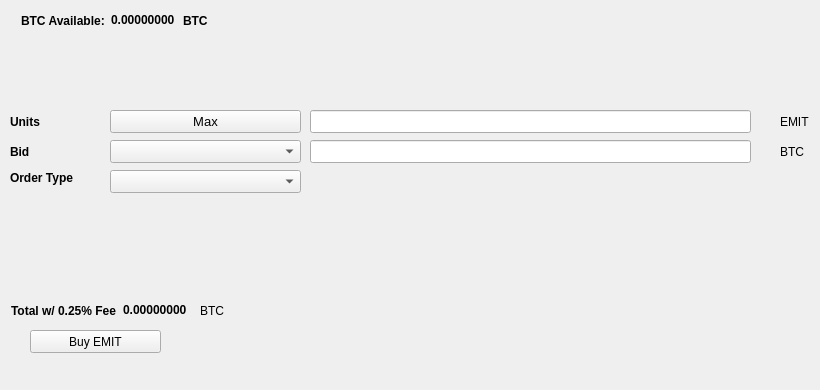
   <widget class="QWidget" name="BuyTab">
    <attribute name="title">
     <string>Buy</string>
    </attribute>
    <widget class="QPushButton" name="BuyEMIT">
     <property name="geometry">
      <rect>
       <x>30</x>
       <y>330</y>
       <width>131</width>
       <height>23</height>
      </rect>
     </property>
     <property name="text">
      <string>Buy EMIT</string>
     </property>
     <property name="icon">
      <iconset resource="../emit.qrc">
       <normaloff>:/icons/bitcoin</normaloff>:/icons/bitcoin</iconset>
     </property>
    </widget>
    <widget class="QLabel" name="label_3">
     <property name="geometry">
      <rect>
       <x>10</x>
       <y>110</y>
       <width>46</width>
       <height>23</height>
      </rect>
     </property>
     <property name="font">
      <font>
       <weight>75</weight>
       <bold>true</bold>
      </font>
     </property>
     <property name="text">
      <string>Units</string>
     </property>
    </widget>
    <widget class="QLineEdit" name="UnitsInput">
     <property name="geometry">
      <rect>
       <x>310</x>
       <y>110</y>
       <width>441</width>
       <height>23</height>
      </rect>
     </property>
     <property name="font">
      <font>
       <pointsize>9</pointsize>
       <weight>75</weight>
       <bold>true</bold>
      </font>
     </property>
    </widget>
    <widget class="QLineEdit" name="BuyBidPriceEdit">
     <property name="geometry">
      <rect>
       <x>310</x>
       <y>140</y>
       <width>441</width>
       <height>23</height>
      </rect>
     </property>
     <property name="font">
      <font>
       <pointsize>9</pointsize>
       <weight>75</weight>
       <bold>true</bold>
      </font>
     </property>
    </widget>
    <widget class="QLabel" name="label_4">
     <property name="geometry">
      <rect>
       <x>780</x>
       <y>110</y>
       <width>31</width>
       <height>23</height>
      </rect>
     </property>
     <property name="text">
      <string>EMIT</string>
     </property>
    </widget>
    <widget class="QLabel" name="label_5">
     <property name="geometry">
      <rect>
       <x>780</x>
       <y>140</y>
       <width>31</width>
       <height>23</height>
      </rect>
     </property>
     <property name="text">
      <string>BTC</string>
     </property>
    </widget>
    <widget class="QLabel" name="label_6">
     <property name="geometry">
      <rect>
       <x>10</x>
       <y>140</y>
       <width>46</width>
       <height>23</height>
      </rect>
     </property>
     <property name="font">
      <font>
       <weight>75</weight>
       <bold>true</bold>
      </font>
     </property>
     <property name="text">
      <string>Bid</string>
     </property>
    </widget>
    <widget class="QLabel" name="label_7">
     <property name="geometry">
      <rect>
       <x>10</x>
       <y>170</y>
       <width>91</width>
       <height>16</height>
      </rect>
     </property>
     <property name="font">
      <font>
       <weight>75</weight>
       <bold>true</bold>
      </font>
     </property>
     <property name="text">
      <string>Order Type</string>
     </property>
    </widget>
    <widget class="QPushButton" name="Buy_Max_Amount">
     <property name="geometry">
      <rect>
       <x>110</x>
       <y>110</y>
       <width>191</width>
       <height>23</height>
      </rect>
     </property>
     <property name="font">
      <font>
       <pointsize>10</pointsize>
      </font>
     </property>
     <property name="text">
      <string>Max</string>
     </property>
    </widget>
    <widget class="QComboBox" name="BuyBidcomboBox">
     <property name="geometry">
      <rect>
       <x>110</x>
       <y>140</y>
       <width>191</width>
       <height>23</height>
      </rect>
     </property>
     <property name="font">
      <font>
       <pointsize>10</pointsize>
      </font>
     </property>
    </widget>
    <widget class="QComboBox" name="buyOrdertypeCombo">
     <property name="geometry">
      <rect>
       <x>110</x>
       <y>170</y>
       <width>191</width>
       <height>23</height>
      </rect>
     </property>
     <property name="font">
      <font>
       <pointsize>10</pointsize>
      </font>
     </property>
    </widget>
    <widget class="QWidget" name="layoutWidget1">
     <property name="geometry">
      <rect>
       <x>21</x>
       <y>11</y>
       <width>227</width>
       <height>19</height>
      </rect>
     </property>
     <layout class="QHBoxLayout" name="horizontalLayout_3">
      <item>
       <widget class="QLabel" name="label232">
        <property name="font">
         <font>
          <weight>75</weight>
          <bold>true</bold>
         </font>
        </property>
        <property name="text">
         <string>BTC Available:</string>
        </property>
       </widget>
      </item>
      <item>
       <widget class="QLabel" name="BtcAvailableLbl">
        <property name="palette">
         <palette>
          <active>
           <colorrole role="WindowText">
            <brush brushstyle="SolidPattern">
             <color alpha="255">
              <red>0</red>
              <green>0</green>
              <blue>0</blue>
             </color>
            </brush>
           </colorrole>
           <colorrole role="Button">
            <brush brushstyle="SolidPattern">
             <color alpha="255">
              <red>0</red>
              <green>170</green>
              <blue>0</blue>
             </color>
            </brush>
           </colorrole>
           <colorrole role="Light">
            <brush brushstyle="SolidPattern">
             <color alpha="255">
              <red>0</red>
              <green>255</green>
              <blue>0</blue>
             </color>
            </brush>
           </colorrole>
           <colorrole role="Midlight">
            <brush brushstyle="SolidPattern">
             <color alpha="255">
              <red>0</red>
              <green>212</green>
              <blue>0</blue>
             </color>
            </brush>
           </colorrole>
           <colorrole role="Dark">
            <brush brushstyle="SolidPattern">
             <color alpha="255">
              <red>0</red>
              <green>85</green>
              <blue>0</blue>
             </color>
            </brush>
           </colorrole>
           <colorrole role="Mid">
            <brush brushstyle="SolidPattern">
             <color alpha="255">
              <red>0</red>
              <green>113</green>
              <blue>0</blue>
             </color>
            </brush>
           </colorrole>
           <colorrole role="Text">
            <brush brushstyle="SolidPattern">
             <color alpha="255">
              <red>0</red>
              <green>170</green>
              <blue>0</blue>
             </color>
            </brush>
           </colorrole>
           <colorrole role="BrightText">
            <brush brushstyle="SolidPattern">
             <color alpha="255">
              <red>255</red>
              <green>255</green>
              <blue>255</blue>
             </color>
            </brush>
           </colorrole>
           <colorrole role="ButtonText">
            <brush brushstyle="SolidPattern">
             <color alpha="255">
              <red>0</red>
              <green>0</green>
              <blue>0</blue>
             </color>
            </brush>
           </colorrole>
           <colorrole role="Base">
            <brush brushstyle="SolidPattern">
             <color alpha="255">
              <red>255</red>
              <green>255</green>
              <blue>255</blue>
             </color>
            </brush>
           </colorrole>
           <colorrole role="Window">
            <brush brushstyle="SolidPattern">
             <color alpha="255">
              <red>0</red>
              <green>170</green>
              <blue>0</blue>
             </color>
            </brush>
           </colorrole>
           <colorrole role="Shadow">
            <brush brushstyle="SolidPattern">
             <color alpha="255">
              <red>0</red>
              <green>0</green>
              <blue>0</blue>
             </color>
            </brush>
           </colorrole>
           <colorrole role="AlternateBase">
            <brush brushstyle="SolidPattern">
             <color alpha="255">
              <red>127</red>
              <green>212</green>
              <blue>127</blue>
             </color>
            </brush>
           </colorrole>
           <colorrole role="ToolTipBase">
            <brush brushstyle="SolidPattern">
             <color alpha="255">
              <red>255</red>
              <green>255</green>
              <blue>220</blue>
             </color>
            </brush>
           </colorrole>
           <colorrole role="ToolTipText">
            <brush brushstyle="SolidPattern">
             <color alpha="255">
              <red>0</red>
              <green>0</green>
              <blue>0</blue>
             </color>
            </brush>
           </colorrole>
          </active>
          <inactive>
           <colorrole role="WindowText">
            <brush brushstyle="SolidPattern">
             <color alpha="255">
              <red>0</red>
              <green>0</green>
              <blue>0</blue>
             </color>
            </brush>
           </colorrole>
           <colorrole role="Button">
            <brush brushstyle="SolidPattern">
             <color alpha="255">
              <red>0</red>
              <green>170</green>
              <blue>0</blue>
             </color>
            </brush>
           </colorrole>
           <colorrole role="Light">
            <brush brushstyle="SolidPattern">
             <color alpha="255">
              <red>0</red>
              <green>255</green>
              <blue>0</blue>
             </color>
            </brush>
           </colorrole>
           <colorrole role="Midlight">
            <brush brushstyle="SolidPattern">
             <color alpha="255">
              <red>0</red>
              <green>212</green>
              <blue>0</blue>
             </color>
            </brush>
           </colorrole>
           <colorrole role="Dark">
            <brush brushstyle="SolidPattern">
             <color alpha="255">
              <red>0</red>
              <green>85</green>
              <blue>0</blue>
             </color>
            </brush>
           </colorrole>
           <colorrole role="Mid">
            <brush brushstyle="SolidPattern">
             <color alpha="255">
              <red>0</red>
              <green>113</green>
              <blue>0</blue>
             </color>
            </brush>
           </colorrole>
           <colorrole role="Text">
            <brush brushstyle="SolidPattern">
             <color alpha="255">
              <red>0</red>
              <green>170</green>
              <blue>0</blue>
             </color>
            </brush>
           </colorrole>
           <colorrole role="BrightText">
            <brush brushstyle="SolidPattern">
             <color alpha="255">
              <red>255</red>
              <green>255</green>
              <blue>255</blue>
             </color>
            </brush>
           </colorrole>
           <colorrole role="ButtonText">
            <brush brushstyle="SolidPattern">
             <color alpha="255">
              <red>0</red>
              <green>0</green>
              <blue>0</blue>
             </color>
            </brush>
           </colorrole>
           <colorrole role="Base">
            <brush brushstyle="SolidPattern">
             <color alpha="255">
              <red>255</red>
              <green>255</green>
              <blue>255</blue>
             </color>
            </brush>
           </colorrole>
           <colorrole role="Window">
            <brush brushstyle="SolidPattern">
             <color alpha="255">
              <red>0</red>
              <green>170</green>
              <blue>0</blue>
             </color>
            </brush>
           </colorrole>
           <colorrole role="Shadow">
            <brush brushstyle="SolidPattern">
             <color alpha="255">
              <red>0</red>
              <green>0</green>
              <blue>0</blue>
             </color>
            </brush>
           </colorrole>
           <colorrole role="AlternateBase">
            <brush brushstyle="SolidPattern">
             <color alpha="255">
              <red>127</red>
              <green>212</green>
              <blue>127</blue>
             </color>
            </brush>
           </colorrole>
           <colorrole role="ToolTipBase">
            <brush brushstyle="SolidPattern">
             <color alpha="255">
              <red>255</red>
              <green>255</green>
              <blue>220</blue>
             </color>
            </brush>
           </colorrole>
           <colorrole role="ToolTipText">
            <brush brushstyle="SolidPattern">
             <color alpha="255">
              <red>0</red>
              <green>0</green>
              <blue>0</blue>
             </color>
            </brush>
           </colorrole>
          </inactive>
          <disabled>
           <colorrole role="WindowText">
            <brush brushstyle="SolidPattern">
             <color alpha="255">
              <red>0</red>
              <green>85</green>
              <blue>0</blue>
             </color>
            </brush>
           </colorrole>
           <colorrole role="Button">
            <brush brushstyle="SolidPattern">
             <color alpha="255">
              <red>0</red>
              <green>170</green>
              <blue>0</blue>
             </color>
            </brush>
           </colorrole>
           <colorrole role="Light">
            <brush brushstyle="SolidPattern">
             <color alpha="255">
              <red>0</red>
              <green>255</green>
              <blue>0</blue>
             </color>
            </brush>
           </colorrole>
           <colorrole role="Midlight">
            <brush brushstyle="SolidPattern">
             <color alpha="255">
              <red>0</red>
              <green>212</green>
              <blue>0</blue>
             </color>
            </brush>
           </colorrole>
           <colorrole role="Dark">
            <brush brushstyle="SolidPattern">
             <color alpha="255">
              <red>0</red>
              <green>85</green>
              <blue>0</blue>
             </color>
            </brush>
           </colorrole>
           <colorrole role="Mid">
            <brush brushstyle="SolidPattern">
             <color alpha="255">
              <red>0</red>
              <green>113</green>
              <blue>0</blue>
             </color>
            </brush>
           </colorrole>
           <colorrole role="Text">
            <brush brushstyle="SolidPattern">
             <color alpha="255">
              <red>0</red>
              <green>85</green>
              <blue>0</blue>
             </color>
            </brush>
           </colorrole>
           <colorrole role="BrightText">
            <brush brushstyle="SolidPattern">
             <color alpha="255">
              <red>255</red>
              <green>255</green>
              <blue>255</blue>
             </color>
            </brush>
           </colorrole>
           <colorrole role="ButtonText">
            <brush brushstyle="SolidPattern">
             <color alpha="255">
              <red>0</red>
              <green>85</green>
              <blue>0</blue>
             </color>
            </brush>
           </colorrole>
           <colorrole role="Base">
            <brush brushstyle="SolidPattern">
             <color alpha="255">
              <red>0</red>
              <green>170</green>
              <blue>0</blue>
             </color>
            </brush>
           </colorrole>
           <colorrole role="Window">
            <brush brushstyle="SolidPattern">
             <color alpha="255">
              <red>0</red>
              <green>170</green>
              <blue>0</blue>
             </color>
            </brush>
           </colorrole>
           <colorrole role="Shadow">
            <brush brushstyle="SolidPattern">
             <color alpha="255">
              <red>0</red>
              <green>0</green>
              <blue>0</blue>
             </color>
            </brush>
           </colorrole>
           <colorrole role="AlternateBase">
            <brush brushstyle="SolidPattern">
             <color alpha="255">
              <red>0</red>
              <green>170</green>
              <blue>0</blue>
             </color>
            </brush>
           </colorrole>
           <colorrole role="ToolTipBase">
            <brush brushstyle="SolidPattern">
             <color alpha="255">
              <red>255</red>
              <green>255</green>
              <blue>220</blue>
             </color>
            </brush>
           </colorrole>
           <colorrole role="ToolTipText">
            <brush brushstyle="SolidPattern">
             <color alpha="255">
              <red>0</red>
              <green>0</green>
              <blue>0</blue>
             </color>
            </brush>
           </colorrole>
          </disabled>
         </palette>
        </property>
        <property name="font">
         <font>
          <weight>75</weight>
          <bold>true</bold>
         </font>
        </property>
        <property name="text">
         <string>0.00000000</string>
        </property>
        <property name="textInteractionFlags">
         <set>Qt::LinksAccessibleByMouse|Qt::TextSelectableByKeyboard|Qt::TextSelectableByMouse</set>
        </property>
       </widget>
      </item>
      <item>
       <widget class="QLabel" name="BtcAvailableLbl_2">
        <property name="font">
         <font>
          <weight>75</weight>
          <bold>true</bold>
         </font>
        </property>
        <property name="text">
         <string>BTC</string>
        </property>
       </widget>
      </item>
     </layout>
    </widget>
    <widget class="QWidget" name="layoutWidge2">
     <property name="geometry">
      <rect>
       <x>11</x>
       <y>301</y>
       <width>259</width>
       <height>19</height>
      </rect>
     </property>
     <layout class="QHBoxLayout" name="horizontalLayout_4">
      <item>
       <widget class="QLabel" name="label_9">
        <property name="font">
         <font>
          <weight>75</weight>
          <bold>true</bold>
         </font>
        </property>
        <property name="text">
         <string>Total w/ 0.25% Fee</string>
        </property>
       </widget>
      </item>
      <item>
       <widget class="QLabel" name="BuyCostLabel">
        <property name="palette">
         <palette>
          <active>
           <colorrole role="WindowText">
            <brush brushstyle="SolidPattern">
             <color alpha="255">
              <red>0</red>
              <green>0</green>
              <blue>0</blue>
             </color>
            </brush>
           </colorrole>
           <colorrole role="Button">
            <brush brushstyle="SolidPattern">
             <color alpha="255">
              <red>0</red>
              <green>170</green>
              <blue>0</blue>
             </color>
            </brush>
           </colorrole>
           <colorrole role="Light">
            <brush brushstyle="SolidPattern">
             <color alpha="255">
              <red>0</red>
              <green>255</green>
              <blue>0</blue>
             </color>
            </brush>
           </colorrole>
           <colorrole role="Midlight">
            <brush brushstyle="SolidPattern">
             <color alpha="255">
              <red>0</red>
              <green>212</green>
              <blue>0</blue>
             </color>
            </brush>
           </colorrole>
           <colorrole role="Dark">
            <brush brushstyle="SolidPattern">
             <color alpha="255">
              <red>0</red>
              <green>85</green>
              <blue>0</blue>
             </color>
            </brush>
           </colorrole>
           <colorrole role="Mid">
            <brush brushstyle="SolidPattern">
             <color alpha="255">
              <red>0</red>
              <green>113</green>
              <blue>0</blue>
             </color>
            </brush>
           </colorrole>
           <colorrole role="Text">
            <brush brushstyle="SolidPattern">
             <color alpha="255">
              <red>0</red>
              <green>170</green>
              <blue>0</blue>
             </color>
            </brush>
           </colorrole>
           <colorrole role="BrightText">
            <brush brushstyle="SolidPattern">
             <color alpha="255">
              <red>255</red>
              <green>255</green>
              <blue>255</blue>
             </color>
            </brush>
           </colorrole>
           <colorrole role="ButtonText">
            <brush brushstyle="SolidPattern">
             <color alpha="255">
              <red>0</red>
              <green>0</green>
              <blue>0</blue>
             </color>
            </brush>
           </colorrole>
           <colorrole role="Base">
            <brush brushstyle="SolidPattern">
             <color alpha="255">
              <red>255</red>
              <green>255</green>
              <blue>255</blue>
             </color>
            </brush>
           </colorrole>
           <colorrole role="Window">
            <brush brushstyle="SolidPattern">
             <color alpha="255">
              <red>0</red>
              <green>170</green>
              <blue>0</blue>
             </color>
            </brush>
           </colorrole>
           <colorrole role="Shadow">
            <brush brushstyle="SolidPattern">
             <color alpha="255">
              <red>0</red>
              <green>0</green>
              <blue>0</blue>
             </color>
            </brush>
           </colorrole>
           <colorrole role="AlternateBase">
            <brush brushstyle="SolidPattern">
             <color alpha="255">
              <red>127</red>
              <green>212</green>
              <blue>127</blue>
             </color>
            </brush>
           </colorrole>
           <colorrole role="ToolTipBase">
            <brush brushstyle="SolidPattern">
             <color alpha="255">
              <red>255</red>
              <green>255</green>
              <blue>220</blue>
             </color>
            </brush>
           </colorrole>
           <colorrole role="ToolTipText">
            <brush brushstyle="SolidPattern">
             <color alpha="255">
              <red>0</red>
              <green>0</green>
              <blue>0</blue>
             </color>
            </brush>
           </colorrole>
          </active>
          <inactive>
           <colorrole role="WindowText">
            <brush brushstyle="SolidPattern">
             <color alpha="255">
              <red>0</red>
              <green>0</green>
              <blue>0</blue>
             </color>
            </brush>
           </colorrole>
           <colorrole role="Button">
            <brush brushstyle="SolidPattern">
             <color alpha="255">
              <red>0</red>
              <green>170</green>
              <blue>0</blue>
             </color>
            </brush>
           </colorrole>
           <colorrole role="Light">
            <brush brushstyle="SolidPattern">
             <color alpha="255">
              <red>0</red>
              <green>255</green>
              <blue>0</blue>
             </color>
            </brush>
           </colorrole>
           <colorrole role="Midlight">
            <brush brushstyle="SolidPattern">
             <color alpha="255">
              <red>0</red>
              <green>212</green>
              <blue>0</blue>
             </color>
            </brush>
           </colorrole>
           <colorrole role="Dark">
            <brush brushstyle="SolidPattern">
             <color alpha="255">
              <red>0</red>
              <green>85</green>
              <blue>0</blue>
             </color>
            </brush>
           </colorrole>
           <colorrole role="Mid">
            <brush brushstyle="SolidPattern">
             <color alpha="255">
              <red>0</red>
              <green>113</green>
              <blue>0</blue>
             </color>
            </brush>
           </colorrole>
           <colorrole role="Text">
            <brush brushstyle="SolidPattern">
             <color alpha="255">
              <red>0</red>
              <green>170</green>
              <blue>0</blue>
             </color>
            </brush>
           </colorrole>
           <colorrole role="BrightText">
            <brush brushstyle="SolidPattern">
             <color alpha="255">
              <red>255</red>
              <green>255</green>
              <blue>255</blue>
             </color>
            </brush>
           </colorrole>
           <colorrole role="ButtonText">
            <brush brushstyle="SolidPattern">
             <color alpha="255">
              <red>0</red>
              <green>0</green>
              <blue>0</blue>
             </color>
            </brush>
           </colorrole>
           <colorrole role="Base">
            <brush brushstyle="SolidPattern">
             <color alpha="255">
              <red>255</red>
              <green>255</green>
              <blue>255</blue>
             </color>
            </brush>
           </colorrole>
           <colorrole role="Window">
            <brush brushstyle="SolidPattern">
             <color alpha="255">
              <red>0</red>
              <green>170</green>
              <blue>0</blue>
             </color>
            </brush>
           </colorrole>
           <colorrole role="Shadow">
            <brush brushstyle="SolidPattern">
             <color alpha="255">
              <red>0</red>
              <green>0</green>
              <blue>0</blue>
             </color>
            </brush>
           </colorrole>
           <colorrole role="AlternateBase">
            <brush brushstyle="SolidPattern">
             <color alpha="255">
              <red>127</red>
              <green>212</green>
              <blue>127</blue>
             </color>
            </brush>
           </colorrole>
           <colorrole role="ToolTipBase">
            <brush brushstyle="SolidPattern">
             <color alpha="255">
              <red>255</red>
              <green>255</green>
              <blue>220</blue>
             </color>
            </brush>
           </colorrole>
           <colorrole role="ToolTipText">
            <brush brushstyle="SolidPattern">
             <color alpha="255">
              <red>0</red>
              <green>0</green>
              <blue>0</blue>
             </color>
            </brush>
           </colorrole>
          </inactive>
          <disabled>
           <colorrole role="WindowText">
            <brush brushstyle="SolidPattern">
             <color alpha="255">
              <red>0</red>
              <green>85</green>
              <blue>0</blue>
             </color>
            </brush>
           </colorrole>
           <colorrole role="Button">
            <brush brushstyle="SolidPattern">
             <color alpha="255">
              <red>0</red>
              <green>170</green>
              <blue>0</blue>
             </color>
            </brush>
           </colorrole>
           <colorrole role="Light">
            <brush brushstyle="SolidPattern">
             <color alpha="255">
              <red>0</red>
              <green>255</green>
              <blue>0</blue>
             </color>
            </brush>
           </colorrole>
           <colorrole role="Midlight">
            <brush brushstyle="SolidPattern">
             <color alpha="255">
              <red>0</red>
              <green>212</green>
              <blue>0</blue>
             </color>
            </brush>
           </colorrole>
           <colorrole role="Dark">
            <brush brushstyle="SolidPattern">
             <color alpha="255">
              <red>0</red>
              <green>85</green>
              <blue>0</blue>
             </color>
            </brush>
           </colorrole>
           <colorrole role="Mid">
            <brush brushstyle="SolidPattern">
             <color alpha="255">
              <red>0</red>
              <green>113</green>
              <blue>0</blue>
             </color>
            </brush>
           </colorrole>
           <colorrole role="Text">
            <brush brushstyle="SolidPattern">
             <color alpha="255">
              <red>0</red>
              <green>85</green>
              <blue>0</blue>
             </color>
            </brush>
           </colorrole>
           <colorrole role="BrightText">
            <brush brushstyle="SolidPattern">
             <color alpha="255">
              <red>255</red>
              <green>255</green>
              <blue>255</blue>
             </color>
            </brush>
           </colorrole>
           <colorrole role="ButtonText">
            <brush brushstyle="SolidPattern">
             <color alpha="255">
              <red>0</red>
              <green>85</green>
              <blue>0</blue>
             </color>
            </brush>
           </colorrole>
           <colorrole role="Base">
            <brush brushstyle="SolidPattern">
             <color alpha="255">
              <red>0</red>
              <green>170</green>
              <blue>0</blue>
             </color>
            </brush>
           </colorrole>
           <colorrole role="Window">
            <brush brushstyle="SolidPattern">
             <color alpha="255">
              <red>0</red>
              <green>170</green>
              <blue>0</blue>
             </color>
            </brush>
           </colorrole>
           <colorrole role="Shadow">
            <brush brushstyle="SolidPattern">
             <color alpha="255">
              <red>0</red>
              <green>0</green>
              <blue>0</blue>
             </color>
            </brush>
           </colorrole>
           <colorrole role="AlternateBase">
            <brush brushstyle="SolidPattern">
             <color alpha="255">
              <red>0</red>
              <green>170</green>
              <blue>0</blue>
             </color>
            </brush>
           </colorrole>
           <colorrole role="ToolTipBase">
            <brush brushstyle="SolidPattern">
             <color alpha="255">
              <red>255</red>
              <green>255</green>
              <blue>220</blue>
             </color>
            </brush>
           </colorrole>
           <colorrole role="ToolTipText">
            <brush brushstyle="SolidPattern">
             <color alpha="255">
              <red>0</red>
              <green>0</green>
              <blue>0</blue>
             </color>
            </brush>
           </colorrole>
          </disabled>
         </palette>
        </property>
        <property name="font">
         <font>
          <weight>75</weight>
          <bold>true</bold>
         </font>
        </property>
        <property name="autoFillBackground">
         <bool>false</bool>
        </property>
        <property name="text">
         <string>0.00000000</string>
        </property>
        <property name="textInteractionFlags">
         <set>Qt::LinksAccessibleByMouse|Qt::TextSelectableByMouse</set>
        </property>
       </widget>
      </item>
      <item>
       <widget class="QLabel" name="label_10">
        <property name="font">
         <font>
          <weight>50</weight>
          <bold>false</bold>
         </font>
        </property>
        <property name="text">
         <string>BTC</string>
        </property>
       </widget>
      </item>
     </layout>
    </widget>
    <widget class="QLabel" name="label_24">
     <property name="geometry">
      <rect>
       <x>460</x>
       <y>300</y>
       <width>281</width>
       <height>81</height>
      </rect>
     </property>
     <property name="text">
      <string/>
     </property>
     <property name="pixmap">
      <pixmap>:/images/bittrex</pixmap>
     </property>
    </widget>
   </widget>
